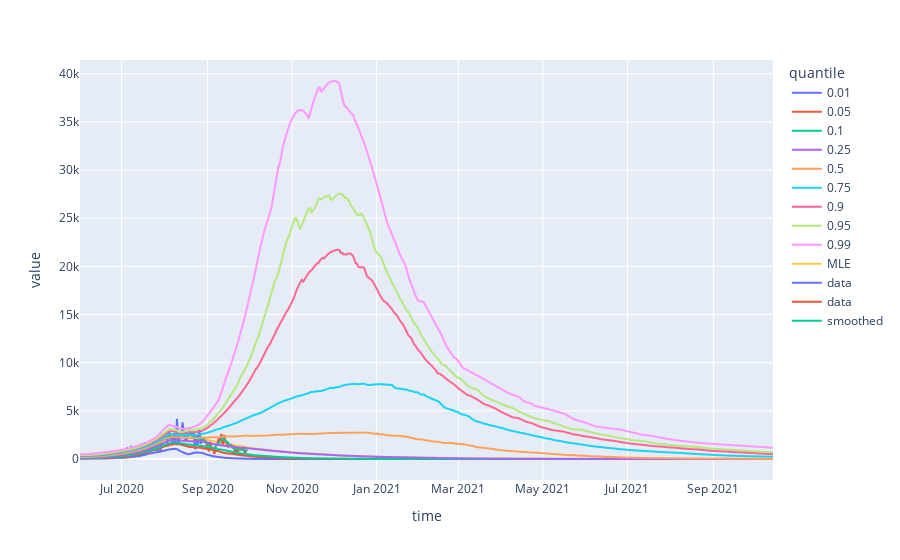

This figure's notebook cell:
### Code cell
#Using plotly

variable = "notification"
m = map_res.derived_outputs[variable]
fig = go.Figure()
fig = px.line(uncertainty_df[variable])
fig = fig.add_trace(go.Scatter(x = m.keys(), y = m, name = "MLE"))
fig = fig.add_trace(go.Scatter(x = notification_data[:90].keys(), y = notification_data[:90], name = "data"))
fig = fig.add_trace(go.Scatter(x = notification_data[89:].keys(), y = notification_data[90:], name = "data"))
fig = fig.add_trace(go.Scatter(x = notification_smoothed.keys(), y = notification_smoothed, name = "smoothed"))
fig.show()
